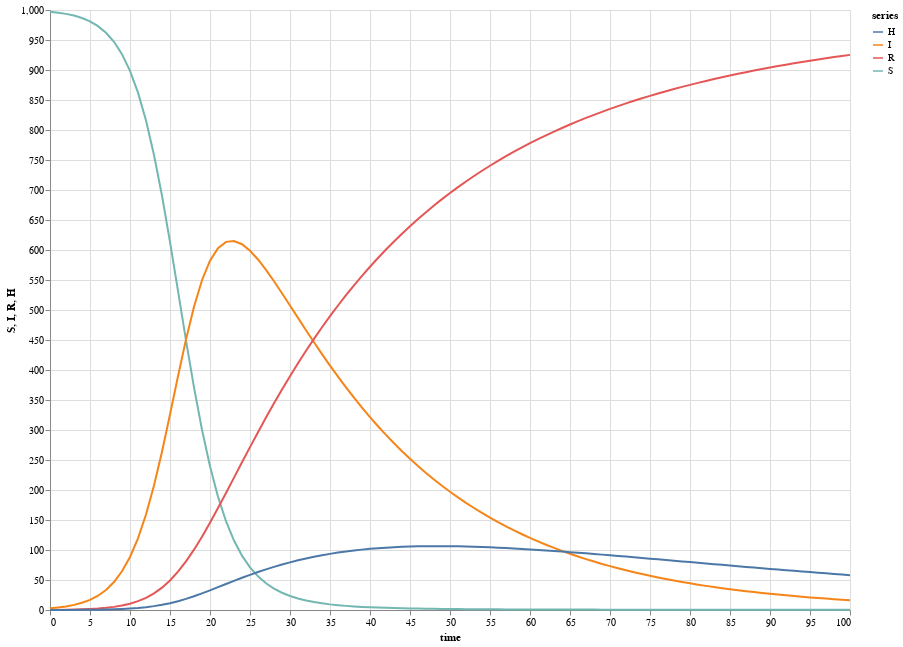

Source (notebook cell):
### Code cell
sirPoints = simulate(sirh at [0..100 by 1])

S = series(value(sirPoints.S), "S", {{ style = "lines" }})
I = series(value(sirPoints.I), "I", {{ style = "lines" }})
R = series(value(sirPoints.R), "R", {{ style = "lines" }})
H = series(value(sirPoints.H), "H", {{ style = "lines" }})

plot("", [S, I, R, H], time(points), "time")

### Figure 1 — Vega-Lite specification as saved in the notebook (floating-point values rounded to 4 significant figures; data arrays with more than 128 entries replaced by an {"elided": "..."} marker saying what was removed)
{"$schema": "https://vega.github.io/schema/vega-lite/v4.json", "data": {"values": {"elided": "404 records"}}, "description": "", "height": 600, "layer": [{"encoding": {"color": {"field": "series", "type": "nominal"}, "x": {"field": "time", "type": "quantitative"}, "y": {"field": "S", "type": "quantitative"}}, "mark": "line"}, {"encoding": {"color": {"field": "series", "type": "nominal"}, "x": {"field": "time", "type": "quantitative"}, "y": {"field": "I", "type": "quantitative"}}, "mark": "line"}, {"encoding": {"color": {"field": "series", "type": "nominal"}, "x": {"field": "time", "type": "quantitative"}, "y": {"field": "R", "type": "quantitative"}}, "mark": "line"}, {"encoding": {"color": {"field": "series", "type": "nominal"}, "x": {"field": "time", "type": "quantitative"}, "y": {"field": "H", "type": "quantitative"}}, "mark": "line"}], "width": 800}
